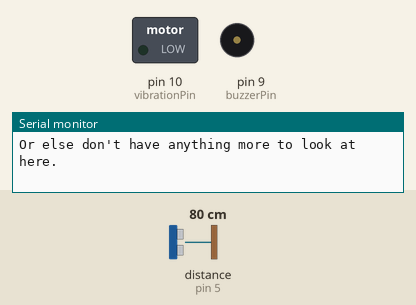
Recording of a sketch running on a simulated Arduino Uno, built with avr-gcc and run on an emulated ATmega328P. Shown: switched loads named in the sketch (green lamp = pin HIGH), buzzer (waves = sounding), the last lines printed to the serial monitor. Dashed ring = blinking. The test bench sets the inputs (shaded band); at power-on: distance to the obstacle (sensor on pin 5) 80 cm. The echo pulse lasts 58.3 µs per cm.

Above: at 2.2 s.
2.3 s: distance to the obstacle (sensor on pin 5) set to 64 cm
3.8 s: distance to the obstacle (sensor on pin 5) set to 56 cm
At 4.01 s:
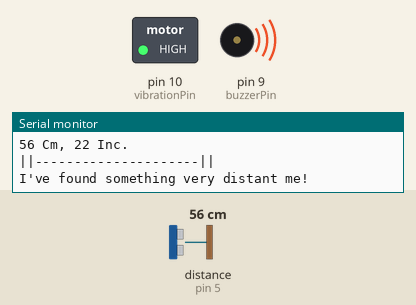
6.8 s: distance to the obstacle (sensor on pin 5) set to 2 cm
At 7.01 s:
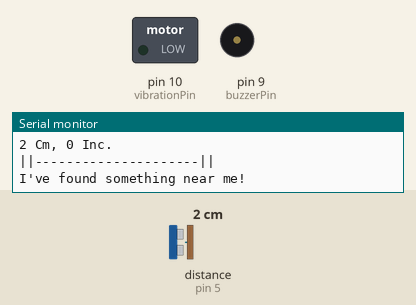
9.8 s: distance to the obstacle (sensor on pin 5) set to 120 cm
At 9.8 s:
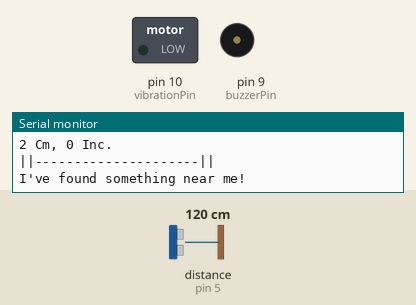
11.3 s: distance to the obstacle (sensor on pin 5) set to 9 cm
At 11.47 s:
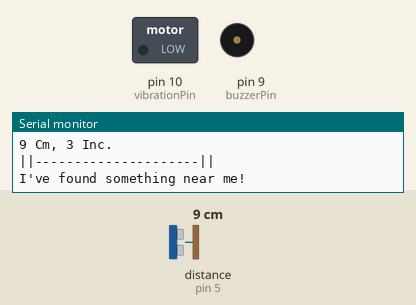
Timing chart, 0 to 15.3 s (numbered marks = the images above; inputs shaded):
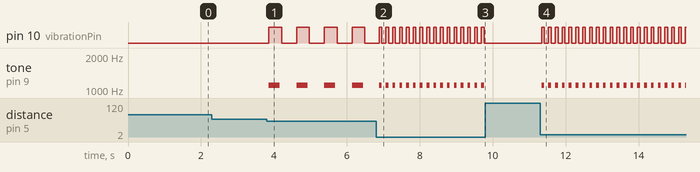

The sketch:

Helen_Single_HC-SR04.ino
```cpp
// (licence header left out)
// ----- *X* ----- //


/*   -*- Includes -*-
/* * ------------------ * */
#include <Ultrasonic.h>
#include "buzzerSound.h"
#include "tools.h"
/* * ------------------ * */

/*   -*- Pins -*-
 *
 * We don't recommend you change them, but if it's
 * required you can change anyway.
 *
/* * -------------------- * */
const char triggerPin   {6};
const char echoPin      {5};
const char vibrationPin {10};
const char buzzerPin    {9};
/* * -------------------- * */

/*   -*- Constants -*-
 *
 * This is all the constants that you can change.
 * Change based in your needs.
 *
 * For more info about these constants:
 * https://github.com/Samuel-de-Oliveira/Helen.
 *
/* * --------------------------------- * */
const byte Measure      {CM};
const byte farDistance  {60};
const byte Distance     {45};
const byte nearDistance {20};
/* * --------------------------------- * */


// ----- *X* ----- //


/*   -*- Start the sensor -*-
/* * -------------------------------- * */
Ultrasonic Sensor(triggerPin, echoPin);
/* * -------------------------------- * */

void setup() {

  /*
     Here is the buzzer and vibraton set.
     To check or change all sounds and
     vibration control, check the buzzerSound.h

     NOTE: Some beeps should be annoying, so if
     don't like the sound you can change in
     buzzerSound file.
  */
  pinMode(vibrationPin, OUTPUT);
  pinMode(buzzerPin, OUTPUT);


  /*   -*- Begin Serial monitor and show a message -*-
   *
   * Here will Only show the start message and
   * nothing special than this.
   *
  /* * ------------------------------------------------------------------------------------- * */
  Serial.begin(9600);
  Serial.println("The monitor serial is only to see if the components is working correctly.");
  Serial.println("Or else don't have anything more to look at here.");
  delay(1000);
  /* * ------------------------------------------------------------------------------------- * */

}

void loop() {

  /*
   *  The code is very simple. The "Sentor.read" check the
   *  distance based in the measure you've seted before.
   *
   *  And will comparate the distance of Sensor.read with
   *  "farDistance", "Distance" and "nearDistance".
   */

  if ( Sensor.read(Measure) == 0 ) {

    /*   -*- Show the error messase -*-
     *
     * If the sensor is not working or is
     * disconnected this message will be showed with a
     * buzzer sound.
     *
    /* * ---------------------------------------------------------------------------- * */
    Serial.println("Oh no, something went wrong!");
    Serial.println("Please check this link: https://github.com/Samuel-de-Oliveira/Helen");
    Serial.println("For more info about this error.");

    warningBeep(buzzerPin, vibrationPin); // The beep
    /* * ---------------------------------------------------------------------------- * */

  } else if ( Sensor.read(Measure) <= nearDistance ) {

    /*   -*- Fast beep -*-
    /* * ------------------------------------------- * */
    showDistance(Sensor);
    Serial.println("I've found something near me!");
    fastBeep(buzzerPin, vibrationPin);
    /* * ------------------------------------------- * */

  } else if ( Sensor.read(Measure) <= Distance ) {

    /*   -*- Slow beep -*-
    /* * ------------------------------------------- * */
    showDistance(Sensor);
    Serial.println("I've found something distant me!");
    slowBeep(buzzerPin, vibrationPin);
    /* * ------------------------------------------- * */

  } else if ( Sensor.read(Measure) <= farDistance ) {

    /*   -*- Very slow beep -*-
    /* * ------------------------------------------- * */
    showDistance(Sensor);
    Serial.println("I've found something very distant me!");
    verySlowBeep(buzzerPin, vibrationPin);
    /* * ------------------------------------------- * */

  }

 // The End

}
```

buzzerSound.h
```cpp
/*   -*- Beeps for buzzer -*-
 *
 * Code of all beep sounds here. If
 * you want to change the sound you
 * are free to do this.
 *
 * Warning: the "vibrationPin" argument
 * is for the vibration module/motor on
 * case of the user is a deaf blind person
 *
 */


// ----- *X* ----- //


// Warning beep
void warningBeep( char buzzerPin, char vibrationPin ) {

  for ( byte i = 0; i < 3; ++i ) {
    tone(buzzerPin, 700, 300);
    digitalWrite(vibrationPin, HIGH);
    delay(90);
    noTone(buzzerPin);
    digitalWrite(vibrationPin, LOW);
    delay(200);
  }

  delay(250);

}

// Fast beep
void fastBeep( char buzzerPin, char vibrationPin ) {

  tone(buzzerPin, 1100, 300);
  digitalWrite(vibrationPin, HIGH);
  delay(75);
  noTone(buzzerPin);
  digitalWrite(vibrationPin, LOW);
  delay(75);

}

// Slow beep
void slowBeep( char buzzerPin, char vibrationPin ) {

  tone(buzzerPin, 1100, 300);
  digitalWrite(vibrationPin, HIGH);
  delay(200);
  noTone(buzzerPin);
  digitalWrite(vibrationPin, LOW);
  delay(200);

}

// Very slow beep
void verySlowBeep( char buzzerPin, char vibrationPin ) {

  tone(buzzerPin, 1100, 300);
  digitalWrite(vibrationPin, HIGH);
  delay(350);
  noTone(buzzerPin);
  digitalWrite(vibrationPin, LOW);
  delay(350);

}
```

tools.h
```cpp
/*   -*- Tools -*-
 *
 * This is the code of the tools,
 * only things that dont make great
 * changes in the project, enjoy it.
 *
 */


// ----- *X* ----- //


// Show the distance
void showDistance( Ultrasonic Sensor ) {

  /*   -*- Show the Distance (In centimetres and inches) -*-
  /* * ------------------------ * */
  Serial.println("||---------------------||");
  Serial.print(Sensor.read(CM));
  Serial.print(" Cm, ");
  Serial.print(Sensor.read(INC));
  Serial.println(" Inc.");
  Serial.println("||---------------------||");
  /* * ------------------------ * */

}
```

Measured:
- the behaviour switches between 61 and 60 cm on distance to the obstacle (sensor on pin 5) (found by bisection; images 0 and 1)
- after the input at 2.3 s, every drawn part: stays the same
- after the input at 3.8 s, pin 10 (vibrationPin): alternates HIGH for 0.35 s and LOW for 0.41 s, starting after 0.06 s; tone on pin 9 (buzzerPin): alternates 1100 Hz for 0.30 s and silent for 0.46 s, starting after 0.06 s
- after the input at 6.8 s, pin 10 (vibrationPin): alternates HIGH for 0.08 s and LOW for 0.11 s, starting after 0.16 s; tone on pin 9 (buzzerPin): alternates 1100 Hz for 0.08 s and silent for 0.11 s, starting after 0.16 s
- after the input at 9.8 s, pin 10 (vibrationPin): stops changing and stays LOW; tone on pin 9 (buzzerPin): stops changing and stays silent
- after the input at 11.3 s, pin 10 (vibrationPin): alternates HIGH for 0.08 s and LOW for 0.11 s, starting at once; tone on pin 9 (buzzerPin): alternates 1100 Hz for 0.08 s and silent for 0.11 s, starting at once
